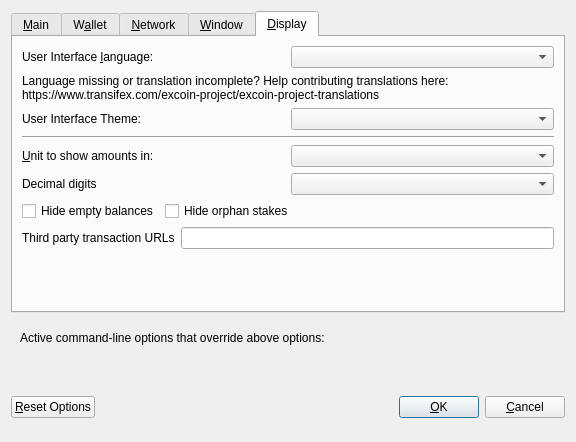
<?xml version="1.0" encoding="UTF-8"?>
<ui version="4.0">
 <class>OptionsDialog</class>
 <widget class="QDialog" name="OptionsDialog">
  <property name="geometry">
   <rect>
    <x>0</x>
    <y>0</y>
    <width>576</width>
    <height>442</height>
   </rect>
  </property>
  <property name="windowTitle">
   <string>Options</string>
  </property>
  <property name="modal">
   <bool>true</bool>
  </property>
  <layout class="QVBoxLayout" name="verticalLayout">
   <item>
    <widget class="QTabWidget" name="tabWidget">
     <property name="currentIndex">
      <number>4</number>
     </property>
     <widget class="QWidget" name="tabMain">
      <attribute name="title">
       <string>&amp;Main</string>
      </attribute>
      <layout class="QVBoxLayout" name="verticalLayout_Main">
       <item>
        <widget class="QCheckBox" name="bitcoinAtStartup">
         <property name="toolTip">
          <string>Automatically start EXE after logging in to the system.</string>
         </property>
         <property name="text">
          <string>&amp;Start EXE on system login</string>
         </property>
        </widget>
       </item>
       <item>
        <layout class="QHBoxLayout" name="horizontalLayout_2_Main">
         <item>
          <widget class="QLabel" name="databaseCacheLabel">
           <property name="text">
            <string>Size of &amp;database cache</string>
           </property>
           <property name="textFormat">
            <enum>Qt::PlainText</enum>
           </property>
           <property name="buddy">
            <cstring>databaseCache</cstring>
           </property>
          </widget>
         </item>
         <item>
          <widget class="QSpinBox" name="databaseCache"/>
         </item>
         <item>
          <widget class="QLabel" name="databaseCacheUnitLabel">
           <property name="text">
            <string>MB</string>
           </property>
           <property name="textFormat">
            <enum>Qt::PlainText</enum>
           </property>
          </widget>
         </item>
         <item>
          <spacer name="horizontalSpacer_2_Main">
           <property name="orientation">
            <enum>Qt::Horizontal</enum>
           </property>
           <property name="sizeHint" stdset="0">
            <size>
             <width>40</width>
             <height>20</height>
            </size>
           </property>
          </spacer>
         </item>
        </layout>
       </item>
       <item>
        <layout class="QHBoxLayout" name="horizontalLayout_3_Main">
         <item>
          <widget class="QLabel" name="threadsScriptVerifLabel">
           <property name="text">
            <string>Number of script &amp;verification threads</string>
           </property>
           <property name="textFormat">
            <enum>Qt::PlainText</enum>
           </property>
           <property name="buddy">
            <cstring>threadsScriptVerif</cstring>
           </property>
          </widget>
         </item>
         <item>
          <widget class="QSpinBox" name="threadsScriptVerif">
           <property name="toolTip">
            <string>(0 = auto, &lt;0 = leave that many cores free)</string>
           </property>
          </widget>
         </item>
         <item>
          <spacer name="horizontalSpacer_3_Main">
           <property name="orientation">
            <enum>Qt::Horizontal</enum>
           </property>
           <property name="sizeHint" stdset="0">
            <size>
             <width>40</width>
             <height>20</height>
            </size>
           </property>
          </spacer>
         </item>
        </layout>
       </item>
       <item>
        <spacer name="verticalSpacer_2">
         <property name="orientation">
          <enum>Qt::Vertical</enum>
         </property>
         <property name="sizeHint" stdset="0">
          <size>
           <width>20</width>
           <height>40</height>
          </size>
         </property>
        </spacer>
       </item>
       <item>
        <widget class="QCheckBox" name="checkBoxZeromintEnable">
         <property name="toolTip">
          <string>Enable automatic minting of EXE units to zEXE</string>
         </property>
         <property name="layoutDirection">
          <enum>Qt::LeftToRight</enum>
         </property>
         <property name="text">
          <string>Enable zEXE Automint</string>
         </property>
        </widget>
       </item>
       <item>
        <layout class="QHBoxLayout" name="horizontalLayout_3">
         <item>
          <widget class="QLabel" name="percentage_label">
           <property name="toolTip">
            <string>Percentage of incoming EXE which get automatically converted to zEXE via Zerocoin Protocol (min: 10%)</string>
           </property>
           <property name="text">
            <string>Percentage of autominted zEXE</string>
           </property>
          </widget>
         </item>
         <item>
          <widget class="QSpinBox" name="zeromintPercentage">
           <property name="minimum">
            <number>1</number>
           </property>
           <property name="maximum">
            <number>100</number>
           </property>
          </widget>
         </item>
        </layout>
       </item>
       <item>
        <layout class="QHBoxLayout" name="horizontalLayout" stretch="0,0">
         <property name="sizeConstraint">
          <enum>QLayout::SetFixedSize</enum>
         </property>
         <item>
          <widget class="QLabel" name="labelPreferredDenom">
           <property name="maximumSize">
            <size>
             <width>16777215</width>
             <height>16777215</height>
            </size>
           </property>
           <property name="toolTip">
            <string>Wait with automatic conversion to Zerocoin until enough EXE for this denomination is available</string>
           </property>
           <property name="text">
            <string>Preferred Automint zEXE Denomination</string>
           </property>
          </widget>
         </item>
         <item>
          <widget class="QComboBox" name="preferredDenom">
           <property name="maximumSize">
            <size>
             <width>16777215</width>
             <height>27</height>
            </size>
           </property>
           <property name="toolTip">
            <string>Wait with automatic conversion to Zerocoin until enough EXE for this denomination is available</string>
           </property>
           <property name="maxVisibleItems">
            <number>9</number>
           </property>
           <property name="maxCount">
            <number>9</number>
           </property>
          </widget>
         </item>
        </layout>
       </item>
      </layout>
     </widget>
     <widget class="QWidget" name="tabWallet">
      <attribute name="title">
       <string>W&amp;allet</string>
      </attribute>
      <layout class="QVBoxLayout" name="verticalLayout_Wallet">
       <item>
        <layout class="QHBoxLayout" name="horizontalLayout_2_Wallet">
         <item>
          <widget class="QLabel" name="labelStakeSplitThresholdText">
           <property name="text">
            <string>Stake split threshold:</string>
           </property>
          </widget>
         </item>
         <item>
          <widget class="QSpinBox" name="spinBoxStakeSplitThreshold">
           <property name="minimum">
            <number>1</number>
           </property>
           <property name="maximum">
            <number>999999</number>
           </property>
          </widget>
         </item>
        </layout>
       </item>
       <item>
        <widget class="QGroupBox" name="groupBox">
         <property name="title">
          <string>Expert</string>
         </property>
         <layout class="QVBoxLayout" name="verticalLayout_2">
          <item>
           <widget class="QCheckBox" name="coinControlFeatures">
            <property name="toolTip">
             <string>Whether to show coin control features or not.</string>
            </property>
            <property name="text">
             <string>Enable coin &amp;control features</string>
            </property>
           </widget>
          </item>
          <item>
           <widget class="QCheckBox" name="showMasternodesTab">
            <property name="toolTip">
             <string>Show additional tab listing all your masternodes in first sub-tab&lt;br/&gt;and all masternodes on the network in second sub-tab.</string>
            </property>
            <property name="text">
             <string>Show Masternodes Tab</string>
            </property>
           </widget>
          </item>
          <item>
           <widget class="QCheckBox" name="spendZeroConfChange">
            <property name="toolTip">
             <string>If you disable the spending of unconfirmed change, the change from a transaction&lt;br/&gt;cannot be used until that transaction has at least one confirmation.&lt;br/&gt;This also affects how your balance is computed.</string>
            </property>
            <property name="text">
             <string>&amp;Spend unconfirmed change</string>
            </property>
           </widget>
          </item>
         </layout>
        </widget>
       </item>
       <item>
        <spacer name="verticalSpacer_Wallet">
         <property name="orientation">
          <enum>Qt::Vertical</enum>
         </property>
         <property name="sizeHint" stdset="0">
          <size>
           <width>20</width>
           <height>40</height>
          </size>
         </property>
        </spacer>
       </item>
      </layout>
     </widget>
     <widget class="QWidget" name="tabNetwork">
      <attribute name="title">
       <string>&amp;Network</string>
      </attribute>
      <layout class="QVBoxLayout" name="verticalLayout_Network">
       <item>
        <widget class="QCheckBox" name="mapPortUpnp">
         <property name="toolTip">
          <string>Automatically open the EXE client port on the router. This only works when your router supports UPnP and it is enabled.</string>
         </property>
         <property name="text">
          <string>Map port using &amp;UPnP</string>
         </property>
        </widget>
       </item>
       <item>
        <widget class="QCheckBox" name="allowIncoming">
         <property name="toolTip">
          <string>Accept connections from outside</string>
         </property>
         <property name="text">
          <string>Allow incoming connections</string>
         </property>
        </widget>
       </item>
       <item>
        <widget class="QCheckBox" name="connectSocks">
         <property name="toolTip">
          <string>Connect to the EXE network through a SOCKS5 proxy.</string>
         </property>
         <property name="text">
          <string>&amp;Connect through SOCKS5 proxy (default proxy):</string>
         </property>
        </widget>
       </item>
       <item>
        <layout class="QHBoxLayout" name="horizontalLayout_1_Network">
         <item>
          <widget class="QLabel" name="proxyIpLabel">
           <property name="text">
            <string>Proxy &amp;IP:</string>
           </property>
           <property name="textFormat">
            <enum>Qt::PlainText</enum>
           </property>
           <property name="buddy">
            <cstring>proxyIp</cstring>
           </property>
          </widget>
         </item>
         <item>
          <widget class="QValidatedLineEdit" name="proxyIp">
           <property name="minimumSize">
            <size>
             <width>140</width>
             <height>0</height>
            </size>
           </property>
           <property name="maximumSize">
            <size>
             <width>140</width>
             <height>16777215</height>
            </size>
           </property>
           <property name="toolTip">
            <string>IP address of the proxy (e.g. IPv4: 127.0.0.1 / IPv6: ::1)</string>
           </property>
          </widget>
         </item>
         <item>
          <widget class="QLabel" name="proxyPortLabel">
           <property name="text">
            <string>&amp;Port:</string>
           </property>
           <property name="textFormat">
            <enum>Qt::PlainText</enum>
           </property>
           <property name="buddy">
            <cstring>proxyPort</cstring>
           </property>
          </widget>
         </item>
         <item>
          <widget class="QLineEdit" name="proxyPort">
           <property name="minimumSize">
            <size>
             <width>55</width>
             <height>0</height>
            </size>
           </property>
           <property name="maximumSize">
            <size>
             <width>55</width>
             <height>16777215</height>
            </size>
           </property>
           <property name="toolTip">
            <string>Port of the proxy (e.g. 9050)</string>
           </property>
          </widget>
         </item>
         <item>
          <spacer name="horizontalSpacer_1_Network">
           <property name="orientation">
            <enum>Qt::Horizontal</enum>
           </property>
           <property name="sizeHint" stdset="0">
            <size>
             <width>40</width>
             <height>20</height>
            </size>
           </property>
          </spacer>
         </item>
        </layout>
       </item>
       <item>
        <spacer name="verticalSpacer_Network">
         <property name="orientation">
          <enum>Qt::Vertical</enum>
         </property>
         <property name="sizeHint" stdset="0">
          <size>
           <width>20</width>
           <height>40</height>
          </size>
         </property>
        </spacer>
       </item>
      </layout>
     </widget>
     <widget class="QWidget" name="tabWindow">
      <attribute name="title">
       <string>&amp;Window</string>
      </attribute>
      <layout class="QVBoxLayout" name="verticalLayout_Window">
       <item>
        <widget class="QCheckBox" name="minimizeToTray">
         <property name="toolTip">
          <string>Show only a tray icon after minimizing the window.</string>
         </property>
         <property name="text">
          <string>&amp;Minimize to the tray instead of the taskbar</string>
         </property>
        </widget>
       </item>
       <item>
        <widget class="QCheckBox" name="minimizeOnClose">
         <property name="toolTip">
          <string>Minimize instead of exit the application when the window is closed. When this option is enabled, the application will be closed only after selecting Quit in the menu.</string>
         </property>
         <property name="text">
          <string>M&amp;inimize on close</string>
         </property>
        </widget>
       </item>
       <item>
        <spacer name="verticalSpacer_Window">
         <property name="orientation">
          <enum>Qt::Vertical</enum>
         </property>
         <property name="sizeHint" stdset="0">
          <size>
           <width>20</width>
           <height>40</height>
          </size>
         </property>
        </spacer>
       </item>
      </layout>
     </widget>
     <widget class="QWidget" name="tabDisplay">
      <attribute name="title">
       <string>&amp;Display</string>
      </attribute>
      <layout class="QVBoxLayout" name="verticalLayout_Display">
       <item>
        <layout class="QHBoxLayout" name="horizontalLayout_1_Display">
         <item>
          <widget class="QLabel" name="langLabel">
           <property name="text">
            <string>User Interface &amp;language:</string>
           </property>
           <property name="textFormat">
            <enum>Qt::PlainText</enum>
           </property>
           <property name="buddy">
            <cstring>lang</cstring>
           </property>
          </widget>
         </item>
         <item>
          <widget class="QValueComboBox" name="lang">
           <property name="toolTip">
            <string>The user interface language can be set here. This setting will take effect after restarting EXE.</string>
           </property>
          </widget>
         </item>
        </layout>
       </item>
       <item>
        <widget class="QLabel" name="label_3">
         <property name="toolTip">
          <string notr="true"/>
         </property>
         <property name="statusTip">
          <string notr="true"/>
         </property>
         <property name="whatsThis">
          <string notr="true"/>
         </property>
         <property name="accessibleName">
          <string notr="true"/>
         </property>
         <property name="text">
          <string>Language missing or translation incomplete? Help contributing translations here:
https://www.transifex.com/excoin-project/excoin-project-translations</string>
         </property>
         <property name="wordWrap">
          <bool>true</bool>
         </property>
         <property name="openExternalLinks">
          <bool>true</bool>
         </property>
         <property name="textInteractionFlags">
          <set>Qt::TextBrowserInteraction</set>
         </property>
        </widget>
       </item>
       <item>
        <layout class="QHBoxLayout" name="horizontalLayout_2_Display" stretch="0,0">
         <item>
          <widget class="QLabel" name="themeLabel">
           <property name="text">
            <string>User Interface Theme:</string>
           </property>
          </widget>
         </item>
         <item>
          <widget class="QValueComboBox" name="theme"/>
         </item>
        </layout>
       </item>
       <item>
        <widget class="Line" name="line">
         <property name="orientation">
          <enum>Qt::Horizontal</enum>
         </property>
        </widget>
       </item>
       <item>
        <layout class="QHBoxLayout" name="horizontalLayout_3_Display">
         <item>
          <widget class="QLabel" name="unitLabel">
           <property name="text">
            <string>&amp;Unit to show amounts in:</string>
           </property>
           <property name="textFormat">
            <enum>Qt::PlainText</enum>
           </property>
           <property name="buddy">
            <cstring>unit</cstring>
           </property>
          </widget>
         </item>
         <item>
          <widget class="QValueComboBox" name="unit">
           <property name="toolTip">
            <string>Choose the default subdivision unit to show in the interface and when sending coins.</string>
           </property>
          </widget>
         </item>
        </layout>
       </item>
       <item>
        <layout class="QHBoxLayout" name="horizontalLayout_4_Display">
         <item>
          <widget class="QLabel" name="digitsLabel">
           <property name="text">
            <string>Decimal digits</string>
           </property>
          </widget>
         </item>
         <item>
          <widget class="QValueComboBox" name="digits"/>
         </item>
        </layout>
       </item>
       <item>
        <layout class="QHBoxLayout" name="horizontalLayout_5_Display">
         <item>
          <widget class="QCheckBox" name="checkBoxHideZeroBalances">
           <property name="toolTip">
            <string>Hide empty balances</string>
           </property>
           <property name="layoutDirection">
            <enum>Qt::LeftToRight</enum>
           </property>
           <property name="text">
            <string>Hide empty balances</string>
           </property>
          </widget>
         </item>
         <item>
          <widget class="QCheckBox" name="checkBoxHideOrphans">
           <property name="toolTip">
            <string>Hide orphan stakes in transaction lists</string>
           </property>
           <property name="text">
            <string>Hide orphan stakes</string>
           </property>
          </widget>
         </item>
         <item>
          <spacer name="horizontalSpacer">
           <property name="orientation">
            <enum>Qt::Horizontal</enum>
           </property>
           <property name="sizeHint" stdset="0">
            <size>
             <width>40</width>
             <height>20</height>
            </size>
           </property>
          </spacer>
         </item>
        </layout>
       </item>
       <item>
        <layout class="QHBoxLayout" name="horizontalLayout_6_Display">
         <item>
          <widget class="QLabel" name="thirdPartyTxUrlsLabel">
           <property name="toolTip">
            <string>Third party URLs (e.g. a block explorer) that appear in the transactions tab as context menu items. %s in the URL is replaced by transaction hash. Multiple URLs are separated by vertical bar |.</string>
           </property>
           <property name="text">
            <string>Third party transaction URLs</string>
           </property>
           <property name="buddy">
            <cstring>thirdPartyTxUrls</cstring>
           </property>
          </widget>
         </item>
         <item>
          <widget class="QLineEdit" name="thirdPartyTxUrls">
           <property name="toolTip">
            <string>Third party URLs (e.g. a block explorer) that appear in the transactions tab as context menu items. %s in the URL is replaced by transaction hash. Multiple URLs are separated by vertical bar |.</string>
           </property>
          </widget>
         </item>
        </layout>
       </item>
       <item>
        <spacer name="verticalSpacer">
         <property name="orientation">
          <enum>Qt::Vertical</enum>
         </property>
         <property name="sizeHint" stdset="0">
          <size>
           <width>20</width>
           <height>40</height>
          </size>
         </property>
        </spacer>
       </item>
      </layout>
     </widget>
    </widget>
   </item>
   <item>
    <widget class="QFrame" name="frame">
     <layout class="QVBoxLayout" name="verticalLayout_Bottom">
      <item>
       <layout class="QHBoxLayout" name="horizontalLayout_Bottom">
        <item>
         <widget class="QLabel" name="overriddenByCommandLineInfoLabel">
          <property name="text">
           <string>Active command-line options that override above options:</string>
          </property>
          <property name="textFormat">
           <enum>Qt::PlainText</enum>
          </property>
         </widget>
        </item>
        <item>
         <spacer name="horizontalSpacer_Bottom">
          <property name="orientation">
           <enum>Qt::Horizontal</enum>
          </property>
          <property name="sizeHint" stdset="0">
           <size>
            <width>40</width>
            <height>20</height>
           </size>
          </property>
         </spacer>
        </item>
       </layout>
      </item>
      <item>
       <widget class="QLabel" name="overriddenByCommandLineLabel">
        <property name="text">
         <string/>
        </property>
        <property name="textFormat">
         <enum>Qt::PlainText</enum>
        </property>
        <property name="wordWrap">
         <bool>true</bool>
        </property>
       </widget>
      </item>
     </layout>
    </widget>
   </item>
   <item>
    <layout class="QHBoxLayout" name="horizontalLayout_Buttons">
     <item>
      <widget class="QPushButton" name="resetButton">
       <property name="toolTip">
        <string>Reset all client options to default.</string>
       </property>
       <property name="text">
        <string>&amp;Reset Options</string>
       </property>
       <property name="autoDefault">
        <bool>false</bool>
       </property>
      </widget>
     </item>
     <item>
      <spacer name="horizontalSpacer_1">
       <property name="orientation">
        <enum>Qt::Horizontal</enum>
       </property>
       <property name="sizeHint" stdset="0">
        <size>
         <width>40</width>
         <height>48</height>
        </size>
       </property>
      </spacer>
     </item>
     <item>
      <widget class="QLabel" name="statusLabel">
       <property name="minimumSize">
        <size>
         <width>200</width>
         <height>0</height>
        </size>
       </property>
       <property name="font">
        <font>
         <weight>75</weight>
         <bold>true</bold>
        </font>
       </property>
       <property name="text">
        <string/>
       </property>
       <property name="textFormat">
        <enum>Qt::PlainText</enum>
       </property>
       <property name="wordWrap">
        <bool>true</bool>
       </property>
      </widget>
     </item>
     <item>
      <spacer name="horizontalSpacer_2">
       <property name="orientation">
        <enum>Qt::Horizontal</enum>
       </property>
       <property name="sizeHint" stdset="0">
        <size>
         <width>40</width>
         <height>48</height>
        </size>
       </property>
      </spacer>
     </item>
     <item>
      <widget class="QPushButton" name="okButton">
       <property name="text">
        <string>&amp;OK</string>
       </property>
       <property name="autoDefault">
        <bool>false</bool>
       </property>
       <property name="default">
        <bool>true</bool>
       </property>
      </widget>
     </item>
     <item>
      <widget class="QPushButton" name="cancelButton">
       <property name="text">
        <string>&amp;Cancel</string>
       </property>
       <property name="autoDefault">
        <bool>false</bool>
       </property>
      </widget>
     </item>
    </layout>
   </item>
  </layout>
 </widget>
 <customwidgets>
  <customwidget>
   <class>QValidatedLineEdit</class>
   <extends>QLineEdit</extends>
   <header>qvalidatedlineedit.h</header>
  </customwidget>
  <customwidget>
   <class>QValueComboBox</class>
   <extends>QComboBox</extends>
   <header>qvaluecombobox.h</header>
  </customwidget>
 </customwidgets>
 <resources/>
 <connections/>
</ui>
